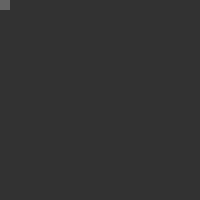
Frame 1 (no input)
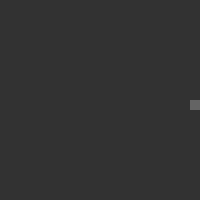
Frame 60 (the mouse pressed at the canvas centre just before this capture)
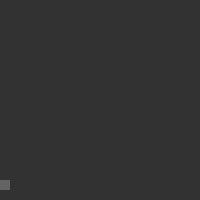
Frame 120 (the mouse held since frame 60 and released just before this capture)

The Processing sketch that drew these frames (run headless with seeded random() and noise(); from frame 60 on, the mouse is pressed at the canvas centre):

// Processing sketch: sketch_170102_Conditionals_WanderingSquare
// ── sketch_170102_Conditionals_WanderingSquare.pde
int x = 0; // Location of the square
int y = 0; // Y location of the square
int square =10;
int speed = 5; // speed of the sqaure

int state = 0; // state of the sqaure

// Initial Canvas setup
void setup () {
  size(200,200);
}

//
void draw() {
  background(50);
  
  // Initializing the sqaure
  noStroke();
  fill(100);
  rect(x,y,square,square);
  
  // Get the State of the Square
  if (state == 0) {
    x = x + speed;
    if ( x > width - square) {
      x = width - square;
      state = 1;
    }
  } else if (state == 1) {
    y = y + speed;
    if (y > height - square){
      y = height - square;
      state = 2;}
  } else if (state == 2) {
    x = x - speed;
    if (x < 0) {
      x = 0;
      state = 3;
    }
  }else if (state == 3 ) {
    y = y-speed;
    if (y < 0) {
      y = 0;
      state = 0;
    }
  }
}
